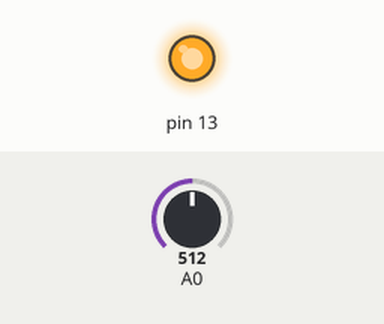
This sketch was run on a simulated Arduino Uno, built with avr-gcc and run on an emulated ATmega328P. On the bench: output pins drawn as LEDs (lit = HIGH). Inputs (shaded band) come from the test bench; at power-on: A0 = 512.

Above: at 1.2 s.
1.3 s: A0 set to 413
2.8 s: A0 set to 385
At 3.5 s:
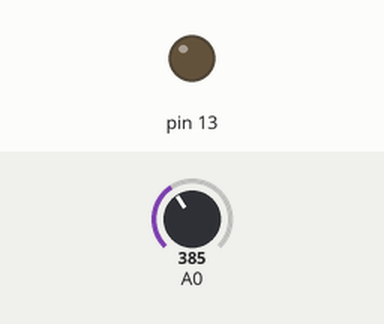
4.3 s: A0 set to 410
At 4.6 s:
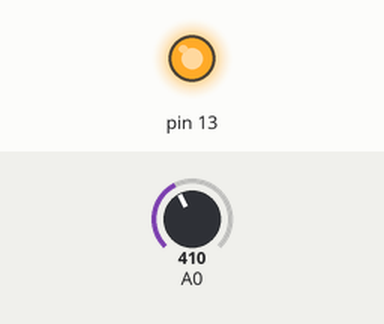
5.8 s: A0 set to 390
At 7.0 s:
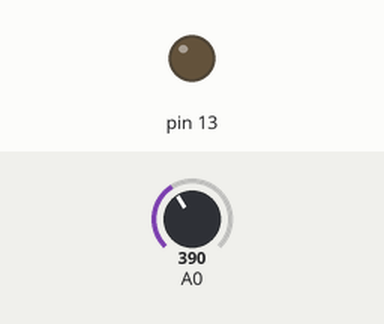
Timing chart, 0 to 8.3 s (numbered marks = the images above; inputs shaded):
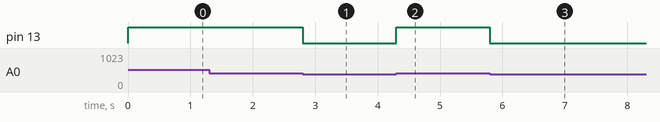

The sketch:

POTENTIOMETER_BASIC.ino
```cpp
void setup()
{
  pinMode(A0, INPUT);
  pinMode(13,OUTPUT);
  //default led is used
}
int SensorRead;
void loop()
{
  SensorRead=analogRead(A0);
  if(SensorRead>400)
    digitalWrite(13,HIGH);
  else{
    digitalWrite(13,LOW);
  }
}
```

Measured:
- the behaviour switches between 401 and 400 on A0 (found by bisection; images 0 and 1)
- after the input at 1.3 s, every drawn part: stays the same
- after the input at 2.8 s, pin 13: HIGH → LOW at once
- after the input at 4.3 s, pin 13: LOW → HIGH at once
- after the input at 5.8 s, pin 13: HIGH → LOW at once
